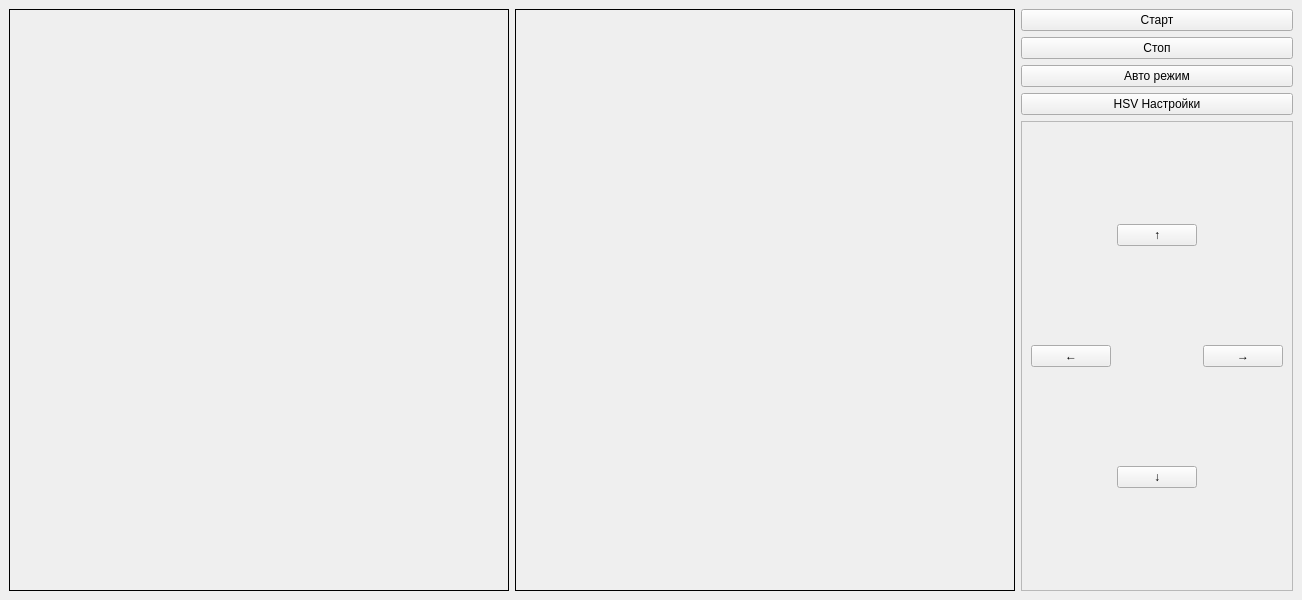
<?xml version="1.0" encoding="UTF-8"?>
<ui version="4.0">
 <class>MainWindow</class>
 <widget class="QMainWindow" name="MainWindow">
  <property name="geometry">
   <rect>
    <x>0</x>
    <y>0</y>
    <width>1200</width>
    <height>600</height>
   </rect>
  </property>
  <property name="windowTitle">
   <string>Управление машинкой</string>
  </property>
  <widget class="QWidget" name="centralwidget">
   <layout class="QHBoxLayout" name="horizontalLayout">
    <item>
     <widget class="QLabel" name="lbl_camera">
      <property name="minimumSize">
       <size>
        <width>500</width>
        <height>500</height>
       </size>
      </property>
      <property name="frameShape">
       <enum>QFrame::Box</enum>
      </property>
     </widget>
    </item>
    <item>
     <widget class="QLabel" name="lbl_mask">
      <property name="minimumSize">
       <size>
        <width>500</width>
        <height>500</height>
       </size>
      </property>
      <property name="frameShape">
       <enum>QFrame::Box</enum>
      </property>
     </widget>
    </item>
    <item>
     <layout class="QVBoxLayout" name="verticalLayout">
      <item>
       <widget class="QPushButton" name="btn_start">
        <property name="text">
         <string>Старт</string>
        </property>
       </widget>
      </item>
      <item>
       <widget class="QPushButton" name="btn_stop">
        <property name="text">
         <string>Стоп</string>
        </property>
       </widget>
      </item>
      <item>
       <widget class="QPushButton" name="btn_mode">
        <property name="text">
         <string>Авто режим</string>
        </property>
       </widget>
      </item>
      <item>
       <widget class="QPushButton" name="btn_hsv">
        <property name="text">
         <string>HSV Настройки</string>
        </property>
       </widget>
      </item>
      <item>
       <widget class="QFrame" name="frame">
        <property name="frameShape">
         <enum>QFrame::StyledPanel</enum>
        </property>
        <layout class="QGridLayout" name="gridLayout">
         <item row="0" column="1">
          <widget class="QPushButton" name="btn_forward">
           <property name="text">
            <string>↑</string>
           </property>
           <property name="visible">
            <bool>false</bool>
           </property>
          </widget>
         </item>
         <item row="1" column="0">
          <widget class="QPushButton" name="btn_left">
           <property name="text">
            <string>←</string>
           </property>
           <property name="visible">
            <bool>false</bool>
           </property>
          </widget>
         </item>
         <item row="1" column="2">
          <widget class="QPushButton" name="btn_right">
           <property name="text">
            <string>→</string>
           </property>
           <property name="visible">
            <bool>false</bool>
           </property>
          </widget>
         </item>
         <item row="2" column="1">
          <widget class="QPushButton" name="btn_backward">
           <property name="text">
            <string>↓</string>
           </property>
           <property name="visible">
            <bool>false</bool>
           </property>
          </widget>
         </item>
        </layout>
       </widget>
      </item>
     </layout>
    </item>
   </layout>
  </widget>
 </widget>
 <resources/>
 <connections/>
</ui>
